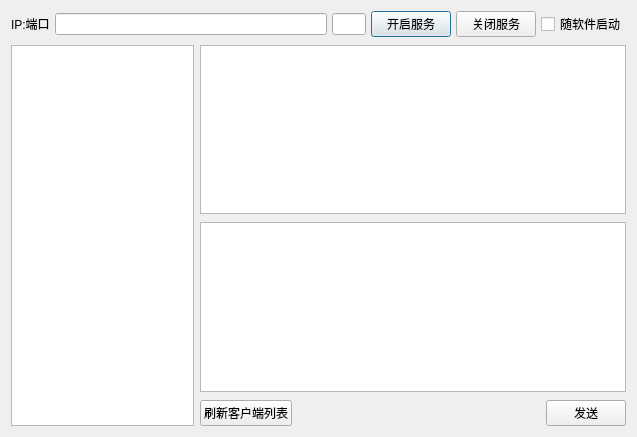
<?xml version="1.0" encoding="UTF-8"?>
<ui version="4.0">
 <class>commTestDialog</class>
 <widget class="QDialog" name="commTestDialog">
  <property name="geometry">
   <rect>
    <x>0</x>
    <y>0</y>
    <width>637</width>
    <height>437</height>
   </rect>
  </property>
  <property name="windowTitle">
   <string>Dialog</string>
  </property>
  <layout class="QGridLayout" name="gridLayout" columnstretch="3,7">
   <property name="verticalSpacing">
    <number>8</number>
   </property>
   <item row="0" column="0" colspan="2">
    <layout class="QHBoxLayout" name="horizontalLayout" stretch="1,8,1,1,1,1">
     <property name="spacing">
      <number>5</number>
     </property>
     <item>
      <widget class="QLabel" name="label">
       <property name="text">
        <string>IP:端口</string>
       </property>
      </widget>
     </item>
     <item>
      <widget class="QLineEdit" name="LocIp"/>
     </item>
     <item>
      <widget class="QLineEdit" name="LocPort"/>
     </item>
     <item>
      <widget class="QPushButton" name="openTcpServer">
       <property name="text">
        <string>开启服务</string>
       </property>
      </widget>
     </item>
     <item>
      <widget class="QPushButton" name="CloseServer">
       <property name="text">
        <string>关闭服务</string>
       </property>
      </widget>
     </item>
     <item>
      <widget class="QCheckBox" name="flowSw">
       <property name="text">
        <string>随软件启动</string>
       </property>
      </widget>
     </item>
    </layout>
   </item>
   <item row="1" column="0" rowspan="3">
    <widget class="QListWidget" name="ipList"/>
   </item>
   <item row="1" column="1">
    <widget class="QTextEdit" name="recvText"/>
   </item>
   <item row="2" column="1">
    <widget class="QTextEdit" name="cmdText"/>
   </item>
   <item row="3" column="1">
    <layout class="QHBoxLayout" name="horizontalLayout_2">
     <item>
      <widget class="QPushButton" name="refClient">
       <property name="text">
        <string>刷新客户端列表</string>
       </property>
      </widget>
     </item>
     <item>
      <spacer name="horizontalSpacer">
       <property name="orientation">
        <enum>Qt::Horizontal</enum>
       </property>
       <property name="sizeHint" stdset="0">
        <size>
         <width>40</width>
         <height>20</height>
        </size>
       </property>
      </spacer>
     </item>
     <item>
      <widget class="QPushButton" name="cmdSend">
       <property name="text">
        <string>发送</string>
       </property>
      </widget>
     </item>
    </layout>
   </item>
  </layout>
 </widget>
 <resources/>
 <connections/>
</ui>
